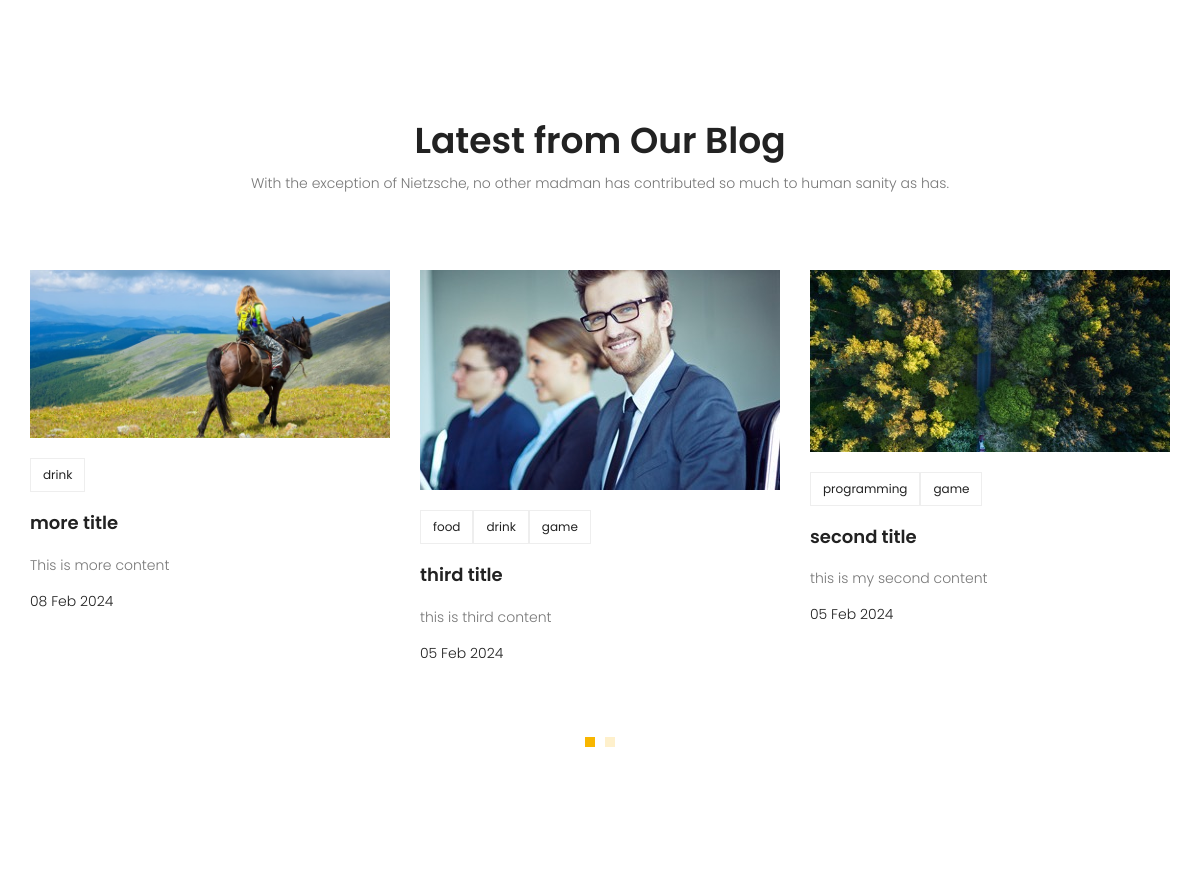
The app's page / (middle part), older data.
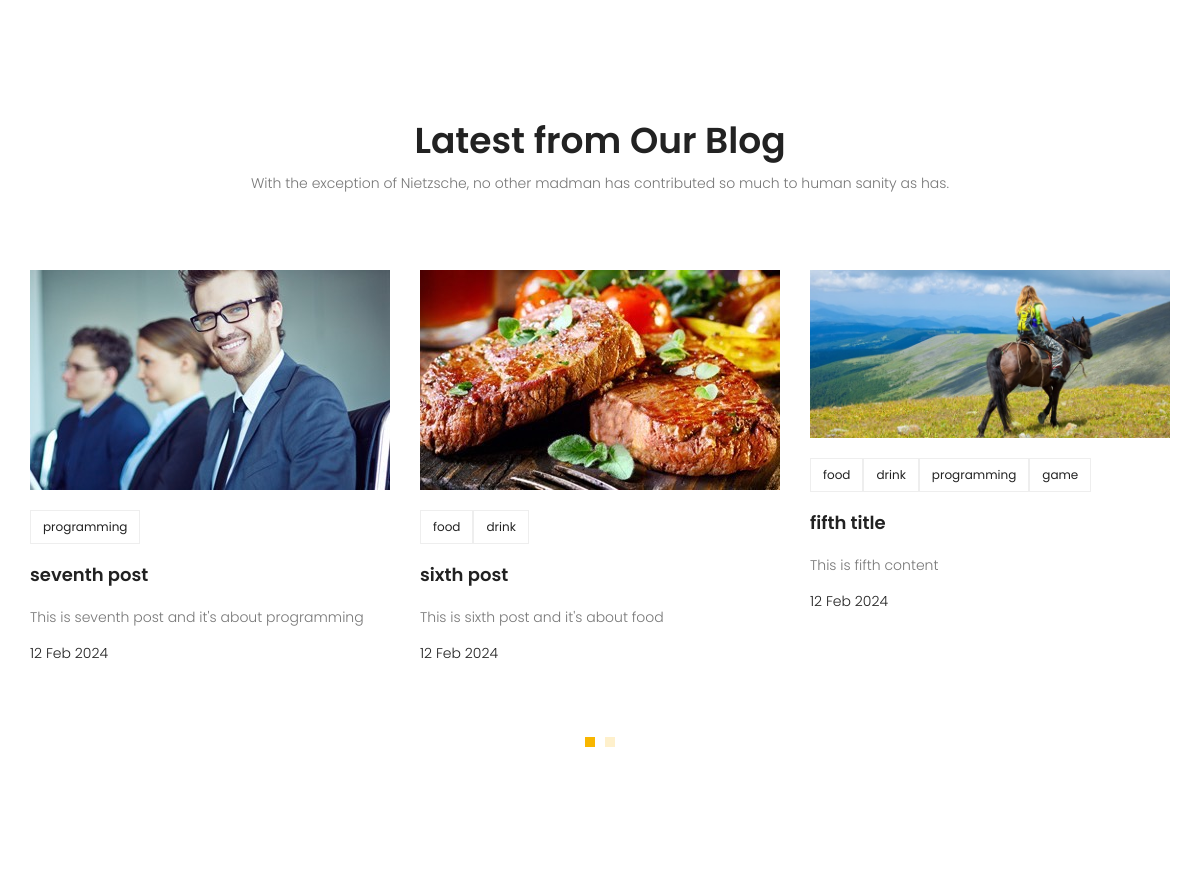
The same page, newer data.
### blog/models.py (models this page shows, shortened)
class Post(models.Model):
    author = models.ForeignKey(User, on_delete=models.SET_NULL, null=True)
    image = models.ImageField(upload_to='blog/', default='blog/default.jpg')
    title = models.CharField(max_length=250)
    content = models.TextField()
    category = models.ManyToManyField(Category)
    counted_view = models.IntegerField(default = 0)
    status = models.BooleanField(default = False)
    published_date = models.DateTimeField(null=True)
    creaded_date = models.DateTimeField(auto_now_add = True)
    updated_date = models.DateTimeField(auto_now = True)
    class Meta:
        ordering = ['published_date']

class Category(models.Model):
    name = models.CharField(max_length=250)

### website/views.py (the view)
# urls.py: path('', home_page, name = 'index'),
def home_page(request):
    return render(request, 'website/index.html')

### blog/templatetags/blog_tags.py (called while the page is built)
@register.inclusion_tag('blog/latest-post.html')
def latest_post():
    posts = Post.objects.filter(status=1, published_date__lte=timezone.now()).order_by('-published_date')[:6]
    return {'posts': posts}

### templates/website/index.html (shortened to what this page needs)
{% extends 'base.html' %}
{% load static %}
{% load blog_tags %}
{% block content %}
<section class="recent-blog-area section-gap">
	<div class="container">
		<div class="row d-flex justify-content-center">
			<div class="menu-content pb-60 col-lg-9">
				<div class="title text-center">
					<h1 class="mb-10">Latest from Our Blog</h1>
					<p>With the exception of Nietzsche, no other madman has contributed so much to human sanity as has.
					</p>
				</div>
			</div>
		</div>
		{% latest_post %}
	</div>
</section>
{% endblock %}

### templates/blog/latest-post.html
{% load static %}
<div class="row">
    <div class="active-recent-blog-carusel">
        {% for post in posts %}
        <div class="single-recent-blog-post item">
            <div class="thumb">
                <img class="img-fluid" src="{{post.image.url}}" alt="">
            </div>
            <div class="details">
                <div class="tags">
                    <ul>
                        {% for cat in post.category.all %}
                        <li>
                            <a href="{% url 'blog:category' cat_name=cat.name %}">
                                    {{cat.name}}
                                {% endfor %}
                            </a>
                        </li>
                    </ul>
                </div>
                <a href="{% url 'blog:single' pid=post.id %}">
                    <h4 class="title">{{post.title}}</h4>
                </a>
                <p>
                    {{post.content}}
                </p>
                <h6 class="date">{{post.published_date|date:'d M Y'}}</h6>
            </div>
        </div>
        {% endfor %}
    </div>
</div>

Row changes from the older to the newer data that the page shows:
no longer on this page (row edited): Post: image (placeholder picture), title "more title", content "This is more content", published_date "08 Feb 2024", Category (name "drink")
no longer on this page (row edited): Post: image (picture), title "third title", content "this is third content", published_date "05 Feb 2024", Category (name "food"), Category (name "drink"), Category (name "game")
no longer on this page (row edited): Post: image (picture), title "second title", content "this is my second content", published_date "05 Feb 2024", Category (name "programming"), Category (name "game")
added Post: image (picture), title "seventh post", content "This is seventh post and it's about programming", published_date "12 Feb 2024", Category (name "programming")
added Post: image (picture), title "sixth post", content "This is sixth post and it's about food", published_date "12 Feb 2024", Category (name "food"), Category (name "drink")
added Post: image (placeholder picture), title "fifth title", content "This is fifth content", published_date "12 Feb 2024", Category (name "food"), Category (name "drink"), Category (name "programming"), Category (name "game")
